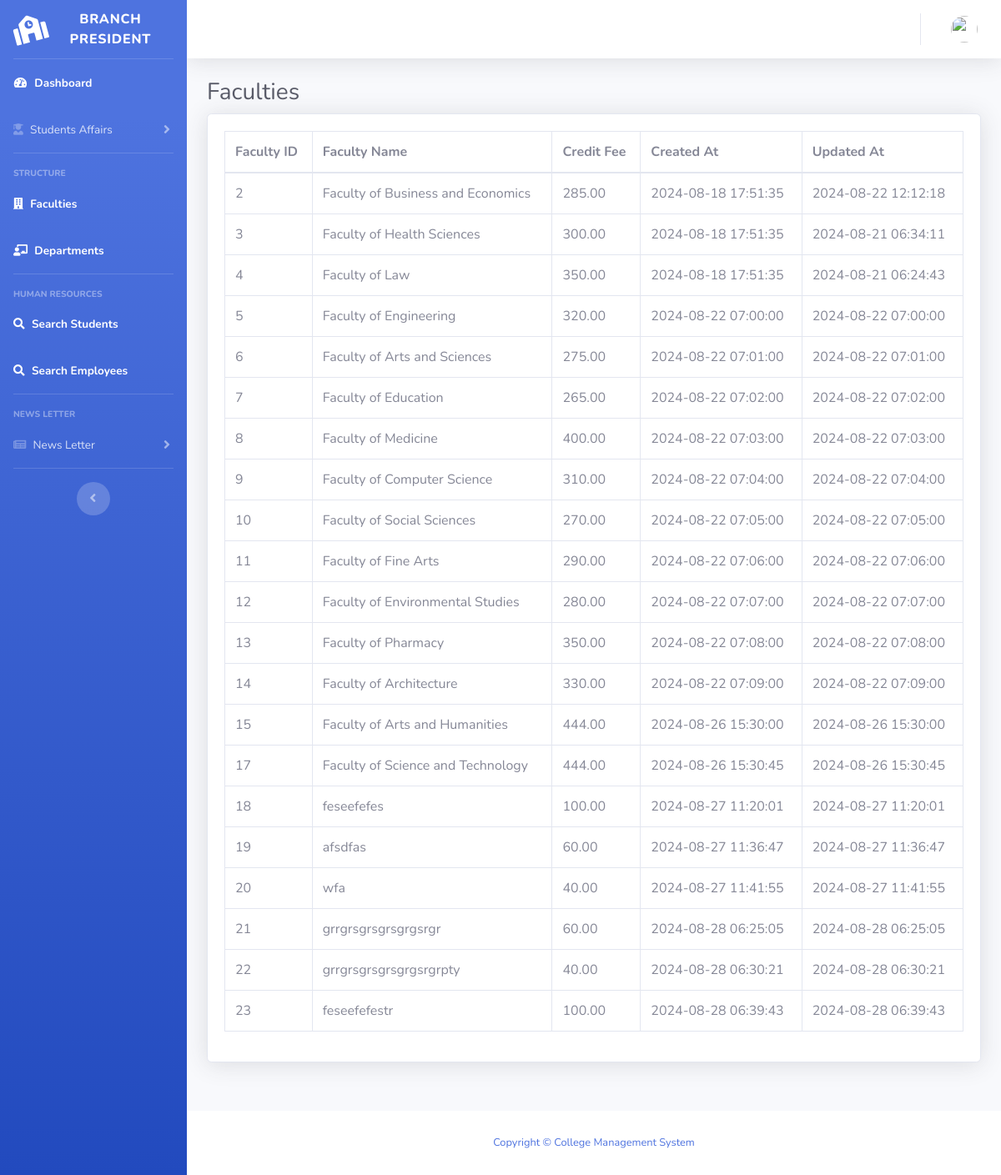
The page /BranchPresident/adminTemplate/Faculties.php on the database its author committed.
### tables this page shows
CREATE TABLE `faculties` (
  `FacultyID` int(11) NOT NULL,
  `FaculityName` varchar(255) NOT NULL,
  `CreatedAt` timestamp NOT NULL DEFAULT current_timestamp(),
  `UpdatedAt` timestamp NOT NULL DEFAULT current_timestamp() ON UPDATE current_timestamp(),
  `CreditFee` decimal(10,2) DEFAULT NULL
);

### BranchPresident/adminTemplate/DAL/dal.class.php (called while the page is built, shortened)
<?php
class DAL
{
    public $servername = "localhost";
    public $username = "root";
    public $password = "";
    public $dbname = "university_db";
    public function getdata($sql, $params = [])
    {
        $conn = new mysqli($this->servername, $this->username, $this->password, $this->dbname);
        $stmt = $conn->prepare($sql);
        $stmt->execute();
        $result = $stmt->get_result();
        $results = $result->fetch_all(MYSQLI_ASSOC);
        return $results;
    }
}

### BranchPresident/adminTemplate/DAL/retrieve.class.php (called while the page is built, shortened)
<?php
require('dal.class.php');
class UniversityDataRetrieval extends DAL
{
    public function getFaculties()
    {
        $sql = "SELECT * FROM faculties";
        return $this->getdata($sql, []);
    }
}

### BranchPresident/adminTemplate/Faculties.php (the view, shortened to what this page needs)
<?php require_once('components/header.php'); ?>
<?php require_once('components/sidebar.php'); ?>
<?php require_once('components/navbar.php'); ?>
<?php
require_once('DAL/retrieve.class.php');
$universityData = new UniversityDataRetrieval();
$faculties = $universityData->getFaculties();
?>
<div class="container-fluid">
    <h1 class="h3 mb-2 text-gray-800">Faculties</h1>
    <div class="card shadow mb-4">
        <div class="card-body">
            <div class="table-responsive">
                <table class="table table-bordered" id="dataTable" width="100%" cellspacing="0">
                    <thead>
                        <tr>
                            <th>Faculty ID</th>
                            <th>Faculty Name</th>
                            <th>Credit Fee</th>
                            <th>Created At</th>
                            <th>Updated At</th>
                        </tr>
                    </thead>
                    <tbody>
                        <?php
                        if ($faculties) {
                            foreach ($faculties as $faculty) {
                        ?>
                                <tr>
                                    <td><?php echo htmlspecialchars($faculty['FacultyID']); ?></td>
                                    <td><?php echo htmlspecialchars($faculty['FaculityName']); ?></td>
                                    <td><?php echo htmlspecialchars($faculty['CreditFee']); ?></td>
                                    <td><?php echo htmlspecialchars($faculty['CreatedAt']); ?></td>
                                    <td><?php echo htmlspecialchars($faculty['UpdatedAt']); ?></td>
                                </tr>
                            <?php
                            }
                        } else {
                            ?>
                            <tr>
                                <td colspan="4">No faculties found</td>
                            </tr>
                        <?php
                        }
                        ?>
                    </tbody>
                </table>
            </div>
        </div>
    </div>
</div>
<?php require_once("components/footer.php"); ?>
</body>
</html>

### BranchPresident/adminTemplate/components/header.php (shortened to what this page needs)
<!DOCTYPE html>
<html lang="en">
<head>
    <link href="vendor/fontawesome-free/css/all.min.css" rel="stylesheet" type="text/css">
    <link href="css/sb-admin-2.min.css" rel="stylesheet">
</head>

### BranchPresident/adminTemplate/components/sidebar.php (shortened to what this page needs)
<body id="page-top">
<?php $branchId = isset($_GET['branchId']) ? intval($_GET['branchId']) : 1;?>
    <div id="wrapper">
        <ul class="navbar-nav bg-gradient-primary sidebar sidebar-dark accordion" id="accordionSidebar">
            <a class="sidebar-brand d-flex align-items-center justify-content-center" href="index.php?branchId=<?php echo $branchId; ?>">
                <div class="sidebar-brand-icon rotate-n-15">
                    <i class="fas fa-school"></i>
                </div>
                <div class="sidebar-brand-text mx-3">Branch President</div>
            </a>
            <hr class="sidebar-divider my-0">
            <li class="nav-item active">
                <a class="nav-link" href="index.php?branchId=<?php echo $branchId; ?>">
                    <i class="fas fa-fw fa-tachometer-alt"></i>
                    <span>Dashboard</span>
                </a>
            </li>
            <li class="nav-item">
                <a class="nav-link collapsed" href="#" data-toggle="collapse" data-target="#collapsePages"
                    aria-expanded="true" aria-controls="collapsePages">
                    <i class="fas fa-user-graduate"></i>
                    <span>Students Affairs</span>
                </a>
            </li>
            <hr class="sidebar-divider">
            <div class="sidebar-heading">
                Structure
            </div>
            <li class="nav-item active">
                <a class="nav-link" href="Faculties.php?branchId=<?php echo $branchId; ?>">
                    <i class="fas fa-building"></i>
                    <span>Faculties</span>
                </a>
            </li>
            <li class="nav-item active">
                <a class="nav-link" href="departments.php?branchId=<?php echo $branchId; ?>">
                    <i class="fas fa-chalkboard-teacher"></i>
                    <span>Departments</span>
                </a>
            </li>
            <hr class="sidebar-divider">
            <div class="sidebar-heading">
                Human Resources
            </div>
            <li class="nav-item active">
                <a class="nav-link" href="Student.php?branchId=<?php echo $branchId; ?>">
                    <i class="fas fa-search"></i>
                    <span>Search Students</span>
                </a>
            </li>
            <li class="nav-item active">
                <a class="nav-link" href="employee.php?branchId=<?php echo $branchId; ?>">
                    <i class="fas fa-search"></i>
                    <span>Search Employees</span>
                </a>
            </li>
            <hr class="sidebar-divider">
            <div class="sidebar-heading">
                News Letter
            </div>
            <li class="nav-item">
                <a class="nav-link collapsed" href="#" data-toggle="collapse" data-target="#collapsePages2"
                    aria-expanded="true" aria-controls="collapsePages">
                    <i class="fas fa-newspaper"></i>
                    <span>News Letter</span>
                </a>
            </li>
            <hr class="sidebar-divider d-none d-md-block">
            <div class="text-center d-none d-md-inline">
                <button class="rounded-circle border-0" id="sidebarToggle"></button>
            </div>
        </ul>

### BranchPresident/adminTemplate/components/navbar.php (shortened to what this page needs)
<div id="content-wrapper" class="d-flex flex-column">
    <div id="content">
        <nav class="navbar navbar-expand navbar-light bg-white topbar mb-4 static-top shadow">
            <ul class="navbar-nav ml-auto">
                <li class="nav-item dropdown no-arrow">
                    <a class="nav-link dropdown-toggle" href="#" id="userDropdown" role="button"
                        data-toggle="dropdown" aria-haspopup="true" aria-expanded="false">
                        <img class="img-profile rounded-circle"
                            src="img/undraw_profile.svg">
                    </a>
                </li>
            </ul>
        </nav>

### BranchPresident/adminTemplate/components/footer.php
<footer class="sticky-footer bg-white" style="margin-top:6%">
    <div class="container my-auto">
        <div class="copyright text-center my-auto">
            <span class="text-primary">Copyright &copy; College Management System</span>
        </div>
    </div>
</footer>

### rows shown on the page
faculties: FacultyID "2", FaculityName "Faculty of Business and Economics", CreditFee "285.00", CreatedAt "2024-08-18 17:51:35", UpdatedAt "2024-08-22 12:12:18"
faculties: FacultyID "3", FaculityName "Faculty of Health Sciences", CreditFee "300.00", CreatedAt "2024-08-18 17:51:35", UpdatedAt "2024-08-21 06:34:11"
faculties: FacultyID "4", FaculityName "Faculty of Law", CreditFee "350.00", CreatedAt "2024-08-18 17:51:35", UpdatedAt "2024-08-21 06:24:43"
faculties: FacultyID "5", FaculityName "Faculty of Engineering", CreditFee "320.00", CreatedAt "2024-08-22 07:00:00", UpdatedAt "2024-08-22 07:00:00"
faculties: FacultyID "6", FaculityName "Faculty of Arts and Sciences", CreditFee "275.00", CreatedAt "2024-08-22 07:01:00", UpdatedAt "2024-08-22 07:01:00"
faculties: FacultyID "7", FaculityName "Faculty of Education", CreditFee "265.00", CreatedAt "2024-08-22 07:02:00", UpdatedAt "2024-08-22 07:02:00"
faculties: FacultyID "8", FaculityName "Faculty of Medicine", CreditFee "400.00", CreatedAt "2024-08-22 07:03:00", UpdatedAt "2024-08-22 07:03:00"
faculties: FacultyID "9", FaculityName "Faculty of Computer Science", CreditFee "310.00", CreatedAt "2024-08-22 07:04:00", UpdatedAt "2024-08-22 07:04:00"
faculties: FacultyID "10", FaculityName "Faculty of Social Sciences", CreditFee "270.00", CreatedAt "2024-08-22 07:05:00", UpdatedAt "2024-08-22 07:05:00"
faculties: FacultyID "11", FaculityName "Faculty of Fine Arts", CreditFee "290.00", CreatedAt "2024-08-22 07:06:00", UpdatedAt "2024-08-22 07:06:00"
faculties: FacultyID "12", FaculityName "Faculty of Environmental Studies", CreditFee "280.00", CreatedAt "2024-08-22 07:07:00", UpdatedAt "2024-08-22 07:07:00"
faculties: FacultyID "13", FaculityName "Faculty of Pharmacy", CreditFee "350.00", CreatedAt "2024-08-22 07:08:00", UpdatedAt "2024-08-22 07:08:00"
faculties: FacultyID "14", FaculityName "Faculty of Architecture", CreditFee "330.00", CreatedAt "2024-08-22 07:09:00", UpdatedAt "2024-08-22 07:09:00"
faculties: FacultyID "15", FaculityName "Faculty of Arts and Humanities", CreditFee "444.00", CreatedAt "2024-08-26 15:30:00", UpdatedAt "2024-08-26 15:30:00"
faculties: FacultyID "17", FaculityName "Faculty of Science and Technology", CreditFee "444.00", CreatedAt "2024-08-26 15:30:45", UpdatedAt "2024-08-26 15:30:45"
faculties: FacultyID "18", FaculityName "feseefefes", CreditFee "100.00", CreatedAt "2024-08-27 11:20:01", UpdatedAt "2024-08-27 11:20:01"
faculties: FacultyID "19", FaculityName "afsdfas", CreditFee "60.00", CreatedAt "2024-08-27 11:36:47", UpdatedAt "2024-08-27 11:36:47"
faculties: FacultyID "20", FaculityName "wfa", CreditFee "40.00", CreatedAt "2024-08-27 11:41:55", UpdatedAt "2024-08-27 11:41:55"
faculties: FacultyID "21", FaculityName "grrgrsgrsgrsgrgsrgr", CreditFee "60.00", CreatedAt "2024-08-28 06:25:05", UpdatedAt "2024-08-28 06:25:05"
faculties: FacultyID "22", FaculityName "grrgrsgrsgrsgrgsrgrpty", CreditFee "40.00", CreatedAt "2024-08-28 06:30:21", UpdatedAt "2024-08-28 06:30:21"
faculties: FacultyID "23", FaculityName "feseefefestr", CreditFee "100.00", CreatedAt "2024-08-28 06:39:43", UpdatedAt "2024-08-28 06:39:43"
